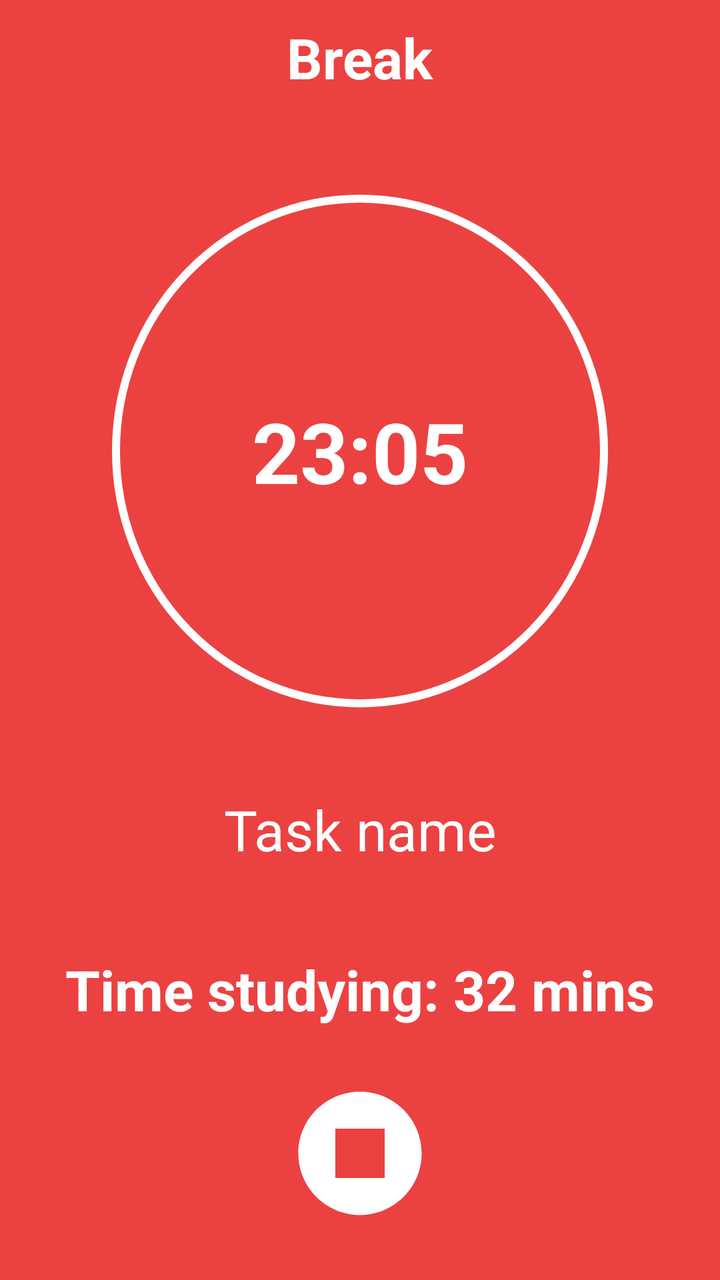
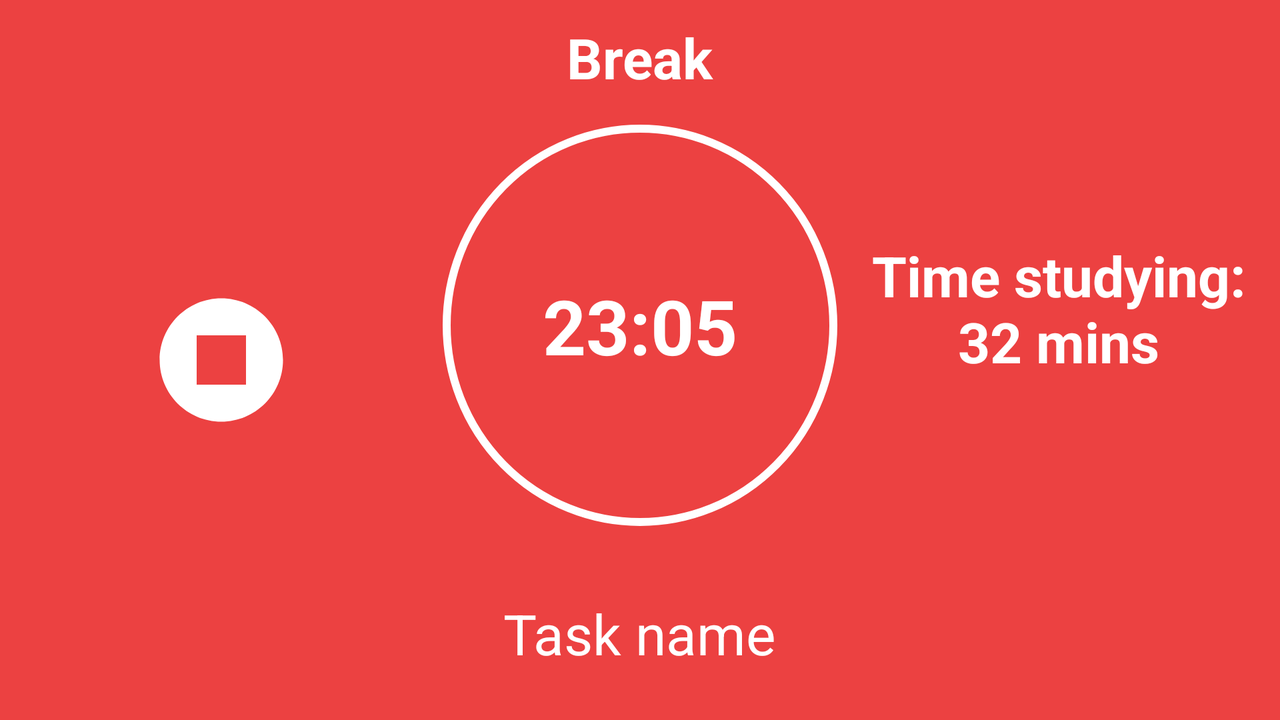

One screen, two layout resources from the same app: the default and the repository's alternative for another configuration. Each is rendered where Android would select it; the XML of both is given below.
<!-- AndroidManifest.xml: application theme Theme.FlowmodoroApp -->
<!-- res/layout/fragment_break_screen.xml -->
<?xml version="1.0" encoding="utf-8"?>
<androidx.constraintlayout.widget.ConstraintLayout xmlns:android="http://schemas.android.com/apk/res/android"
    xmlns:app="http://schemas.android.com/apk/res-auto"
    xmlns:tools="http://schemas.android.com/tools"
    android:layout_width="match_parent"
    android:layout_height="match_parent"
    android:background="?attr/colorPrimary"
    tools:context=".presentation.fragments.BreakScreenFragment">


    <TextView
        android:id="@+id/tv_concentrate"
        android:layout_width="wrap_content"
        android:layout_height="wrap_content"
        android:layout_marginTop="10dp"
        android:text="@string/breakWord"
        android:textColor="?attr/colorOnPrimary"
        android:textSize="28sp"
        android:textStyle="bold"
        app:layout_constraintEnd_toEndOf="parent"
        app:layout_constraintStart_toStartOf="parent"
        app:layout_constraintTop_toTopOf="parent" />

    <TextView
        android:id="@+id/tv_timer"
        android:layout_width="wrap_content"
        android:layout_height="wrap_content"
        android:layout_marginTop="50dp"
        android:background="@drawable/flowmodoro_icon_circle"
        android:paddingHorizontal="70dp"
        android:paddingVertical="100dp"
        android:textColor="?attr/colorOnPrimary"
        android:textSize="42sp"
        android:textStyle="bold"
        app:layout_constraintEnd_toEndOf="parent"

        app:layout_constraintStart_toStartOf="parent"
        app:layout_constraintTop_toBottomOf="@id/tv_concentrate"
        tools:text="23:05" />

    <TextView
        android:id="@+id/tv_task_name"
        android:layout_width="wrap_content"
        android:layout_height="wrap_content"
        android:layout_marginTop="10dp"
        android:gravity="center"
        android:padding="6dp"
        android:text="@string/task_name"
        android:textColor="?attr/colorOnPrimary"
        android:textSize="28sp"
        app:layout_constraintBottom_toTopOf="@id/tv_time_study"
        app:layout_constraintEnd_toEndOf="parent"
        app:layout_constraintStart_toStartOf="parent"
        app:layout_constraintTop_toBottomOf="@id/tv_timer" />


    <TextView
        android:id="@+id/tv_time_study"
        android:layout_width="wrap_content"
        android:layout_height="wrap_content"
        android:layout_marginTop="10dp"
        android:gravity="center"
        android:text="Time studying: 32 mins"
        android:textColor="?attr/colorOnPrimary"
        android:textSize="28sp"
        android:textStyle="bold"
        app:layout_constraintBottom_toTopOf="@id/iv_stop"
        app:layout_constraintEnd_toEndOf="parent"
        app:layout_constraintStart_toStartOf="parent"
        app:layout_constraintTop_toBottomOf="@id/tv_task_name" />


    <ImageView
        android:id="@+id/iv_stop"
        android:layout_width="wrap_content"
        android:layout_height="wrap_content"
        android:adjustViewBounds="true"
        android:backgroundTint="?attr/colorPrimary"
        android:src="@drawable/stop_circle"
        app:layout_constraintBottom_toBottomOf="parent"
        app:layout_constraintEnd_toEndOf="parent"
        app:layout_constraintStart_toStartOf="parent"
        app:layout_constraintTop_toBottomOf="@id/tv_time_study"
        app:tint="?attr/colorOnPrimary" />


</androidx.constraintlayout.widget.ConstraintLayout>
<!-- resources referenced by this layout -->
<resources>
  <!-- drawable flowmodoro_icon_circle (drawable) -->
  <?xml version="1.0" encoding="utf-8"?>
  <shape xmlns:android="http://schemas.android.com/apk/res/android"
      android:shape="oval">
      <solid android:color="?attr/colorPrimary"/>
      <stroke
          android:width="4dp"
          android:color="?attr/colorOnPrimary" />
  
  </shape>
  <!-- drawable stop_circle (drawable) -->
  <vector android:height="74dp" android:tint="#FFFFFF"
      android:viewportHeight="24" android:viewportWidth="24"
      android:width="74dp" xmlns:android="http://schemas.android.com/apk/res/android">
      <path android:fillColor="@android:color/white" android:pathData="M12,2C6.48,2 2,6.48 2,12c0,5.52 4.48,10 10,10s10,-4.48 10,-10C22,6.48 17.52,2 12,2zM16,16H8V8h8V16z"/>
  </vector>
  <string name="breakWord">Break</string>
  <string name="task_name">Task name</string>
  <style name="Theme.FlowmodoroApp" parent="Theme.MaterialComponents.Light.NoActionBar">
          
          <item name="colorPrimary">@color/light_red</item>
          <item name="colorPrimaryVariant">@color/dark_red</item>
          <item name="colorOnPrimary">@color/white</item>
          
          <item name="colorSecondary">#FFFFFF</item>
          <item name="colorSecondaryVariant">#FFFFFF</item>
          <item name="colorOnSecondary">@color/black</item>
          
          <item name="android:statusBarColor">@color/black</item>
           
  
      </style>
  <color name="light_red">#EC4141</color>
  <color name="dark_red">#B13333</color>
  <color name="white">#FFFFFFFF</color>
  <color name="black">#FF000000</color>
</resources>
<!-- res/layout-land/fragment_break_screen.xml (the repository's variant of the layout above) -->
<!-- drawn on the phone turned sideways -->
<?xml version="1.0" encoding="utf-8"?>
<androidx.constraintlayout.widget.ConstraintLayout xmlns:android="http://schemas.android.com/apk/res/android"
    xmlns:app="http://schemas.android.com/apk/res-auto"
    xmlns:tools="http://schemas.android.com/tools"
    android:layout_width="match_parent"
    android:layout_height="match_parent"
    android:background="@color/light_red"
    tools:context=".BreakScreenFragment">


    <TextView
        android:id="@+id/tv_concentrate"
        android:layout_width="wrap_content"
        android:layout_height="wrap_content"
        android:layout_marginTop="10dp"
        android:text="@string/breakWord"
        android:textColor="@color/white"
        android:textSize="28dp"
        android:textStyle="bold"
        app:layout_constraintEnd_toEndOf="parent"
        app:layout_constraintStart_toStartOf="parent"
        app:layout_constraintTop_toTopOf="parent" />

    <TextView
        android:id="@+id/tv_timer"
        android:layout_width="wrap_content"
        android:layout_height="wrap_content"
        android:layout_marginTop="15dp"
        android:background="@drawable/flowmodoro_icon_circle"
        android:paddingHorizontal="50dp"
        android:paddingVertical="75dp"
        android:text="23:05"
        android:textColor="@color/white"
        android:textSize="38sp"
        android:textStyle="bold"

        app:layout_constraintEnd_toEndOf="parent"
        app:layout_constraintStart_toStartOf="parent"
        app:layout_constraintTop_toBottomOf="@id/tv_concentrate" />

    <TextView
        android:id="@+id/tv_task_name"
        android:layout_width="wrap_content"
        android:layout_height="wrap_content"
        android:layout_marginTop="10dp"
        android:text="@string/task_name"
        android:textColor="@color/white"
        android:textSize="28dp"
        app:layout_constraintBottom_toBottomOf="parent"
        app:layout_constraintEnd_toEndOf="parent"
        app:layout_constraintStart_toStartOf="parent"
        app:layout_constraintTop_toBottomOf="@id/tv_timer" />


    <TextView
        android:id="@+id/tv_time_study"
        android:layout_width="0dp"
        android:layout_height="wrap_content"
        android:layout_marginTop="10dp"
        android:gravity="center"
        android:text="Time studying: 32 mins"
        android:textColor="@color/white"
        android:textSize="28dp"
        android:textStyle="bold"
        app:layout_constraintBottom_toTopOf="@id/tv_task_name"
        app:layout_constraintEnd_toEndOf="parent"
        app:layout_constraintStart_toEndOf="@id/tv_timer"
        app:layout_constraintTop_toTopOf="parent" />


    <ImageView
        android:id="@+id/iv_stop"
        android:layout_width="wrap_content"
        android:layout_height="wrap_content"
        android:adjustViewBounds="true"
        android:backgroundTint="@color/light_red"
        android:src="@drawable/stop_circle"
        app:layout_constraintBottom_toBottomOf="parent"
        app:layout_constraintEnd_toStartOf="@id/tv_timer"
        app:layout_constraintStart_toStartOf="parent"
        app:layout_constraintTop_toTopOf="parent" />


</androidx.constraintlayout.widget.ConstraintLayout>
<!-- resources referenced by the variant -->
<!-- as the phone turned sideways resolves them -->
<resources>
  <color name="light_red">#EC4141</color>
  <color name="white">#FFFFFFFF</color>
  <!-- drawable flowmodoro_icon_circle (drawable) -->
  <?xml version="1.0" encoding="utf-8"?>
  <shape xmlns:android="http://schemas.android.com/apk/res/android"
      android:shape="oval">
      <solid android:color="?attr/colorPrimary"/>
      <stroke
          android:width="4dp"
          android:color="?attr/colorOnPrimary" />
  
  </shape>
  <!-- drawable stop_circle (drawable) -->
  <vector android:height="74dp" android:tint="#FFFFFF"
      android:viewportHeight="24" android:viewportWidth="24"
      android:width="74dp" xmlns:android="http://schemas.android.com/apk/res/android">
      <path android:fillColor="@android:color/white" android:pathData="M12,2C6.48,2 2,6.48 2,12c0,5.52 4.48,10 10,10s10,-4.48 10,-10C22,6.48 17.52,2 12,2zM16,16H8V8h8V16z"/>
  </vector>
  <string name="breakWord">Break</string>
  <string name="task_name">Task name</string>
  <style name="Theme.FlowmodoroApp" parent="Theme.MaterialComponents.Light.NoActionBar">
          
          <item name="colorPrimary">@color/light_red</item>
          <item name="colorPrimaryVariant">@color/dark_red</item>
          <item name="colorOnPrimary">@color/white</item>
          
          <item name="colorSecondary">#FFFFFF</item>
          <item name="colorSecondaryVariant">#FFFFFF</item>
          <item name="colorOnSecondary">@color/black</item>
          
          <item name="android:statusBarColor">@color/black</item>
           
  
      </style>
  <color name="dark_red">#B13333</color>
  <color name="black">#FF000000</color>
</resources>
